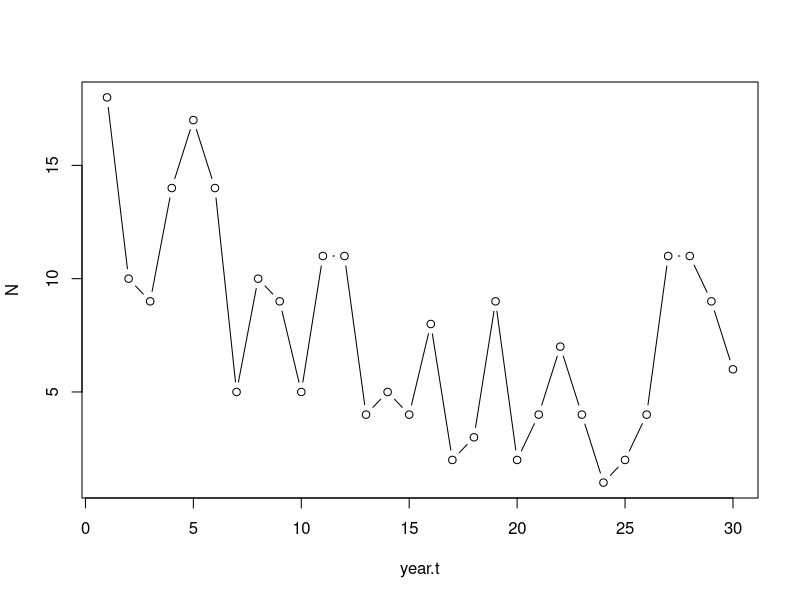

The R script that drew this image: (Note: this script raises an error after producing the figure.)
## ---- chunk 1
knitr::opts_chunk$set(echo = TRUE)
## ---- chunk 2
condor.N <- c(38,51,46,52,53,28,34,36,19,23,28,22,13,13,19,12)
condor.length <- length(condor.N)
W <- condor.N[-1]/condor.N[-condor.length]
time <- 1:length(W)

library(nlme)

x <- gls(log(W) ~ 1, 
            correlation = corARMA(,~1, p = 2, q = 0))

anova(x)
# SE = sqrt(SD)/N
0.3309129*14
## ---- chunk 3
#Data: bird counts
N <-c(18, 10,  9, 14, 17,
      14,  5, 10,  9,  5,
      11, 11,  4,  5,  4,
       8,  2,  3,  9,  2, 
       4,  7,  4,  1,  2,
       4, 11, 11,  9,  6)

# Year 
year.t <- 1:length(N)
group  <- 1
plot(N~year.t, type = "b")

# Make dataframe
bbs.ss <- data.frame(N, year.t,group)
bbs.ss$year.fac <- factor(bbs.ss$year.t)


gls.corCAR1 <- gls(log(N) ~ 1, 
        correlation =  corCAR1(form = ~year.t),
            data = bbs.ss,
            method = "ML")

gls.corExp <- lme(log(N) ~ 1, 
                  random = ~1|year.fac,
           correlation =  corExp(form = ~year.t|year.fac,
                            nugget = T),
            data = bbs.ss,
            method = "ML")

getVarCov(gls.corExp)


mod.corAR1.vs2 <- lme(log(N) ~ 1, 
        correlation =  corCAR1(form = ~year.t| year.fac),
            random = ~1|year.fac,
            data = bbs.ss,
            method = "ML",
        control = lmeControl( #opt = "optim",
                        optimMethod = "L-BFGS-B"))
summary(mod.corAR1.vs2)
summary(mod.corAR1.vs2$modelStruct$corStruct)

VarCorr(mod.corAR1.vs2)
getVarCov(mod.corAR1.vs2)
summary(mod.corAR1.vs2)
# Random effects:
#  Formula: ~1 | year.fac
#         (Intercept)  Residual
# StdDev:   0.6550696 0.2456511
0.6550696^2    # 0.4291162
sqrt(0.6550696)# 0.8093637
0.2456511^2    #0.06034446
sqrt(0.2456511)#0.495632

# Correlation Structure: Continuous AR(1)
#  Formula: ~year.t | year.fac 
#  Parameter estimate(s):
# Phi 
0.2 
cs <- mod.corAR1.vs2$modelStruct$corStruct
coef(cs,unconstrained=FALSE)

# Fixed effects: log(N) ~ 1 
#                Value Std.Error DF  t-value p-value
# (Intercept) 1.824743 0.1299152 30 14.04565       0




library(nlme)

mod.ranef.only <- nlme::lme(log(N) ~ 1, 
            random = ~1|year.fac,
            data = bbs.ss,
            method = "ML")
summary(mod.ranef.only)


mod.corAR1.vs1 <- lme(log(N) ~ 1, 
            correlation =  corCAR1(form = ~year.t|group),
            random = ~1|year.fac,
            data = bbs.ss,
            method = "ML")

# Error:
##"Error in lme.formula(log(N) ~ 1, correlation = corAR1(form = ~year.t |  : 
##  incompatible formulas for groups in 'random' and 'correlation'"

# implies corAR1(form = ~year.t|group)
#  Phi = 0

# corAR1 vs corCAR1
#  "AR" vs
mod.corAR1.vs2 <- lme(log(N) ~ 1, 
            correlation =  corCAR1(form = ~year.t),
            random = ~1|year.fac,
            data = bbs.ss,
            method = "ML")




mod.2 <- lme(log(N) ~ 1, 
            random = ~1|year.fac,
            data = bbs.ss,
            method = "ML")
summary(mod.2)
update(mod.2, correlation = corAR1(form = ~1|group))


coef(mod$modelStruct$corStruct)
corStruc(mod)
summary(mod)
fixef(mod)
var(mod)
covar(mod)
ACF(mod, maxLag = 11)
## ---- chunk 4
update(fm3BW.lme, correlation = corGaus(form = ~ Time))
## ---- chunk 5
mod.1 <- lme(log(N) ~ 1, 
            correlation =  corGaus(form = ~ year.t),
            random = ~1|year.fac,
            data = bbs.ss,
            na.action = na.omit,
            method = "ML")
summary(mod.1)
## ---- chunk 6
n <- 6                                              ## Number of time points
x <- MASS::mvrnorm(mu = rep(0,n),
             Sigma = .7 ^ as.matrix(dist(1:n)) )    ## Simulate the process using the MASS package
y <- x + rnorm(n)   
times <- factor(1:n)
levels(times)
group <- factor(rep(1,n))
dat0 <- data.frame(y,times,group)
glmmTMB(y ~ ar1(times + 0 | group), data=dat0)
## ---- chunk 7
glmmTMB(N ~ ar1(year.t + 1 | group), data=bbs.ss)
